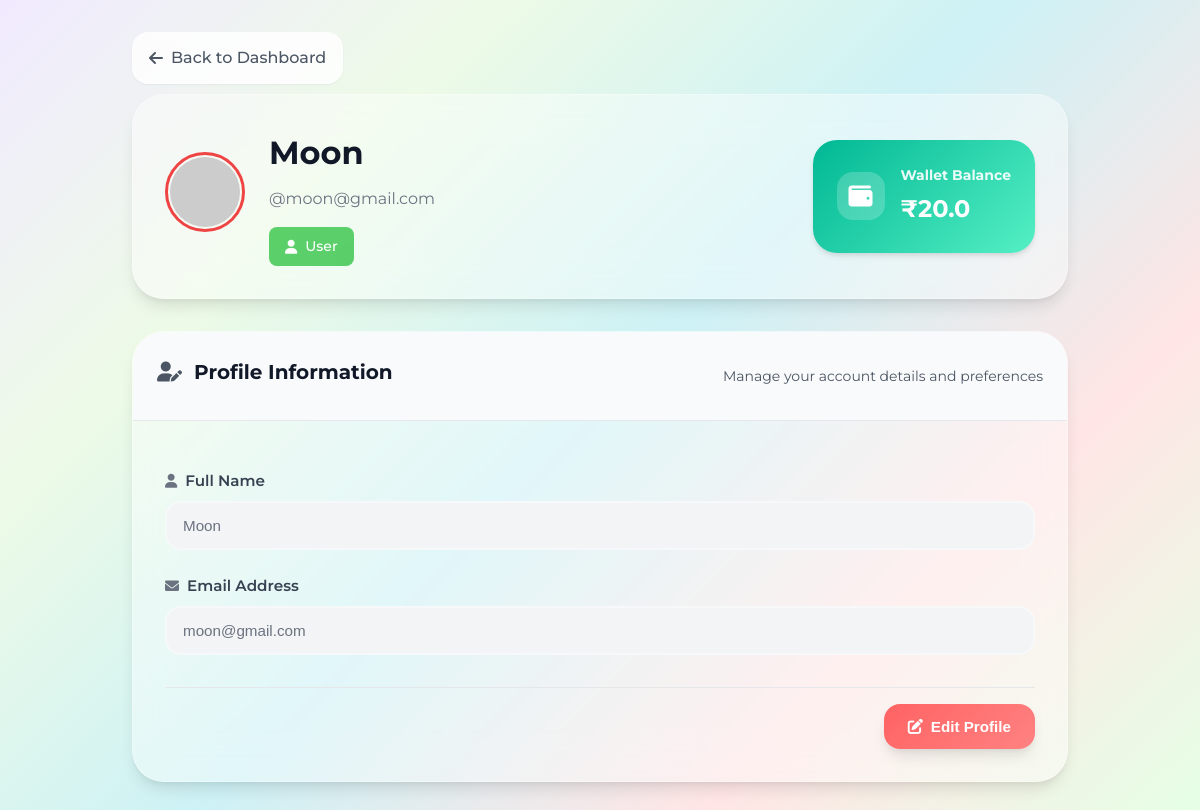
The app's page /profile (signed in), older data.
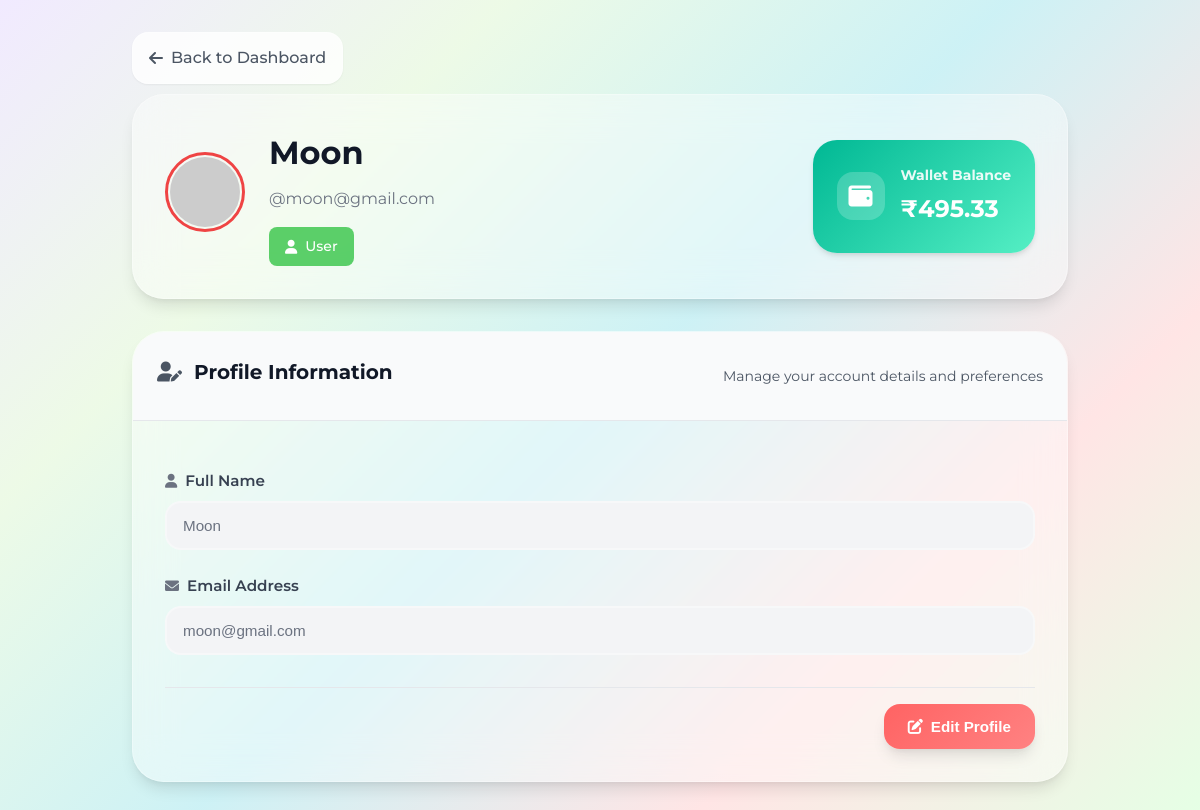
The same page, newer data.
### models/user.py (models this page shows, shortened)
class User(db.Model):
    __tablename__ = 'users'
    id=db.Column(db.Integer,primary_key=True)
    username=db.Column(db.String(80),unique=True,nullable=False)
    password_hash=db.Column(db.String(128),nullable=False)
    full_name=db.Column(db.String(80),nullable=True)
    is_admin=db.Column(db.Boolean,default=False)
    wallet_balance=db.Column(db.Float,default=0.00)
    total_parkings=db.Column(db.Integer,default=0)
    total_spendings=db.Column(db.Float,default=0)
    registration_date=db.Column(db.DateTime,default=db.func.current_timestamp())

### routes/profile.py (the view)
@profile_bp.route('/profile')
@login_required
def profile():
    user = User.query.get(session.get('user_id'))
    return render_template('profile.html', name=user.full_name, username=user.username,is_admin=user.is_admin,wallet_balance=user.wallet_balance)

### Templates/profile.html (shortened to what this page needs)
{% extends "base.html" %}
{% block style %}
<link rel="stylesheet" href="{{url_for('static',filename='css/base.css')}}">
<link rel="stylesheet" href="{{url_for('static',filename='css/modal.css')}}">
<link rel="stylesheet" href="{{url_for('static',filename='css/profile.css')}}">
{% endblock %}
{% block content %}
<div class="profile-container">
    <div class="back-btn-div">
        <a href="javascript:history.back()"class="back-btn">
                <i class="fas fa-arrow-left"></i>
                <span>Back to Dashboard</span>
        </a>
    </div>
    <div class="profile-header bg">
        <div class="profile-avatar-section">
            <div class="avatar-container">
                <img
                    src="https://api.dicebear.com/9.x/open-peeps/svg?seed={{ username }}&backgroundColor=transparent&radius=50"
                    alt="Profile Avatar"
                    class="profile-avatar"/>
            </div>
            <div class="profile-info">
                <h1>{{ name }}</h1>
                <p class="username">@{{ username }}</p>
                <div class="profile-badges">
                    {% if is_admin %}
                        <span class="badge admin">
                            <i class="fas fa-shield-alt"></i>
                            Admin
                        </span>
                    {% else %}
                        <span class="badge user">
                            <i class="fas fa-user"></i>
                            User
                        </span>
                    {% endif %}
                </div>
            </div>
        </div>
        {% if not is_admin %}
        <div class="wallet-section">
            <div class="wallet-card">
                <div class="wallet-icon">
                    <i class="fas fa-wallet"></i>
                </div>
                <div class="wallet-info">
                    <h3>Wallet Balance</h3>
                    <span class="wallet-amount">₹{{ wallet_balance }}</span>
                </div>
            </div>
        </div>
        {% endif %}
    </div>
    <div class="profile-content ">
        <div class="form-card bg ">
            <div class="card-header ">
                <h2><i class="fas fa-user-edit"></i> Profile Information</h2>
                <p>Manage your account details and preferences</p>
            </div>
            <form action="{{ url_for('profile.update_profile') }}" method="post" class="profile-form">
                <div class="form-section">
                    <div class="form-group" id="form-group">
                        <label for="name">
                            <i class="fas fa-user"></i>
                            Full Name
                        </label>
                        <input type="text" id="name" name="name" value="{{ name }}" disabled>
                    </div>
                    <div class="form-group" id="form-group">
                        <label for="username">
                            <i class="fas fa-envelope"></i>
                            Email Address
                        </label>
                        <input type="email" id="username" name="username" value="{{ username }}" disabled>
                    </div>
                </div>
                <div class="form-actions">
                    <button type="button" id="edit_btn" class="btn-style">
                        <i class="fas fa-edit"></i>
                        Edit Profile
                    </button>
                </div>
            </form>
        </div>
        </div>
    </div>
{% endblock %}

Row changes from the older to the newer data that the page shows:
changed User "Moon": wallet_balance "20.0" → "495.33"
